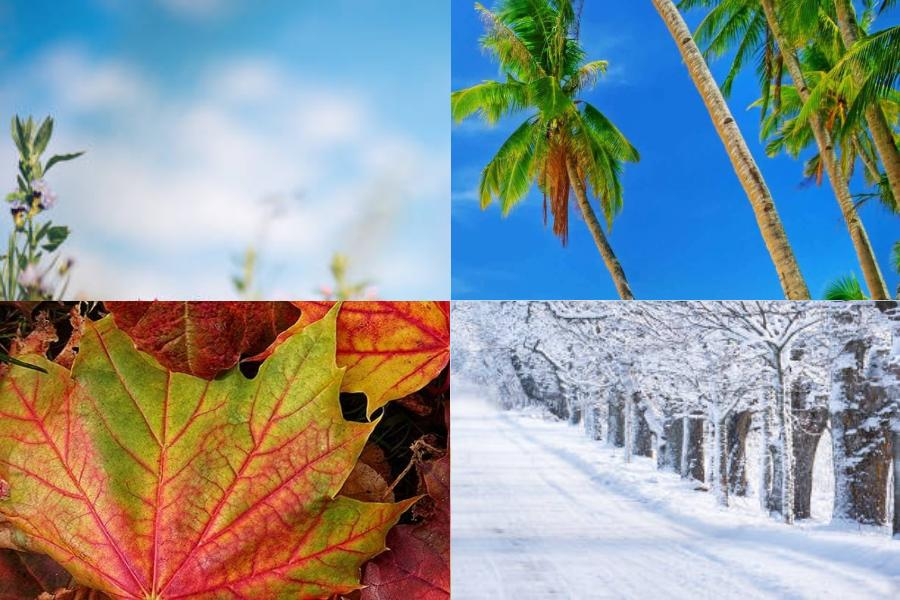
#> input picture jawaban/kuis1/gabungan_4_musim.jpg, 900 x 600 px
$ python jawaban_kuis1_no2.py
#> lines starting #> are read from the running program, lines starting #| are printed output that depends on the picture
from skimage.io import imread
import numpy as np
from scipy import ndimage
from matplotlib import pylab

image = imread('gabungan_4_musim.jpg')
#> image is the input picture: shape (600, 900, 3); mean R, G, B 140.7, 149.7, 152.2

kernel1 = np.array([[0, -1, 0, -1, 5, -1, 0, -1, 0]]).reshape((3, 3, 1))

kernel2 = np.array([[-1, -1, -1, -1, 8, -1, -1, -1, -1]]).reshape((3, 3, 1))

kernel3 = np.array([[-2, -1, 0, -1, 1, 1, 0, 1, 2]]).reshape((3, 3, 1))

convolved_image1 = ndimage.convolve(image.astype(np.float_), kernel1, mode='nearest')
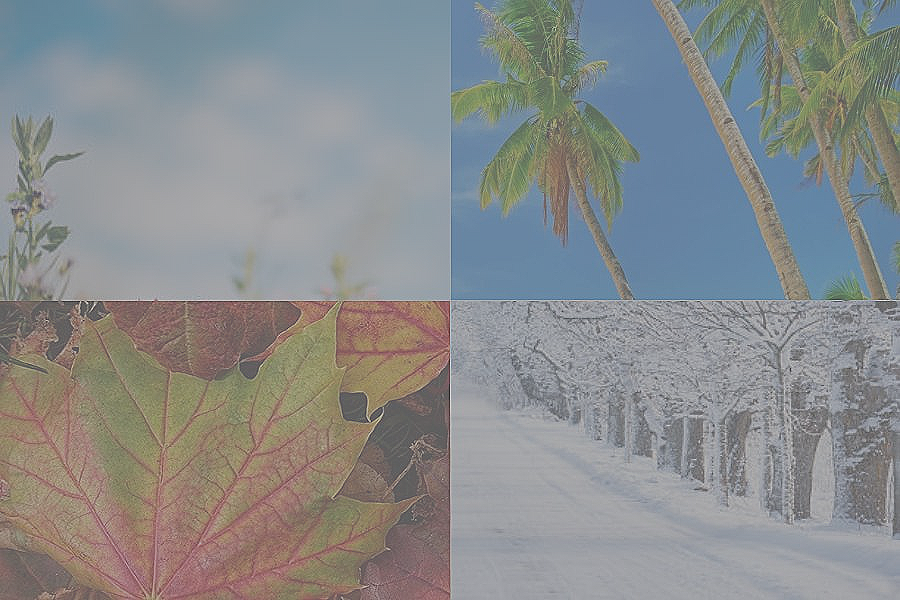
#> convolved_image1: shape (600, 900, 3) float64; mean R, G, B 140.7, 149.7, 152.2; drawn with min black and max white
convolved_image1 = np.clip(convolved_image1, 0, 255).astype(np.uint8)
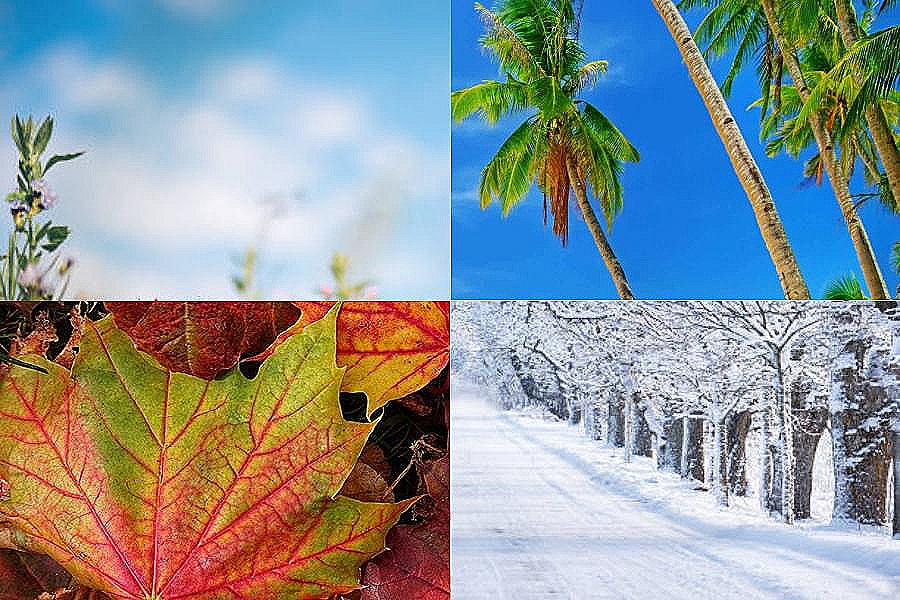
#> convolved_image1: shape (600, 900, 3); mean R, G, B 140.3, 149.8, 153.2

convolved_image2 = ndimage.convolve(image.astype(np.float_), kernel2, mode='nearest')
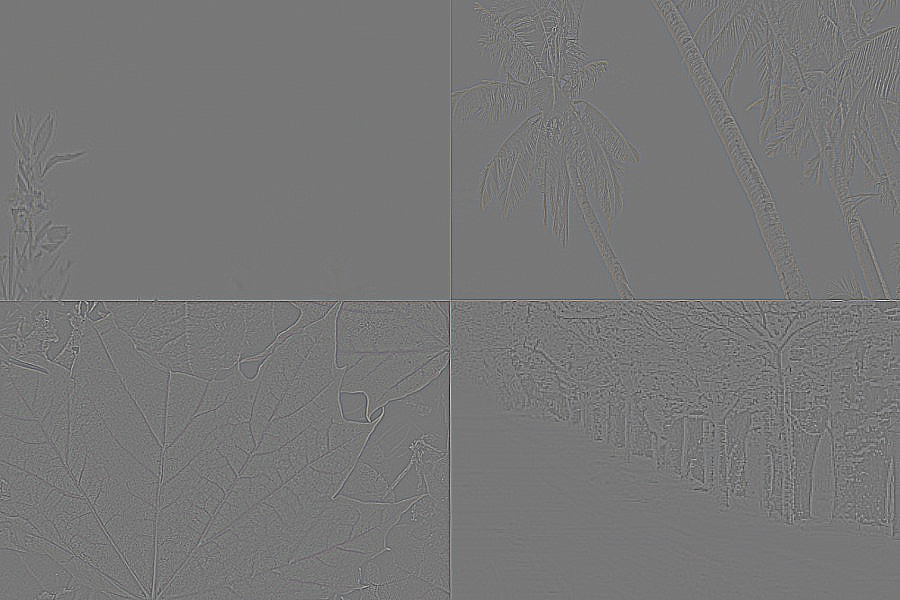
#> convolved_image2: shape (600, 900, 3) float64; mean R, G, B 0, 0, 0; drawn with min black and max white
convolved_image2 = np.clip(convolved_image2, 0, 255).astype(np.uint8)
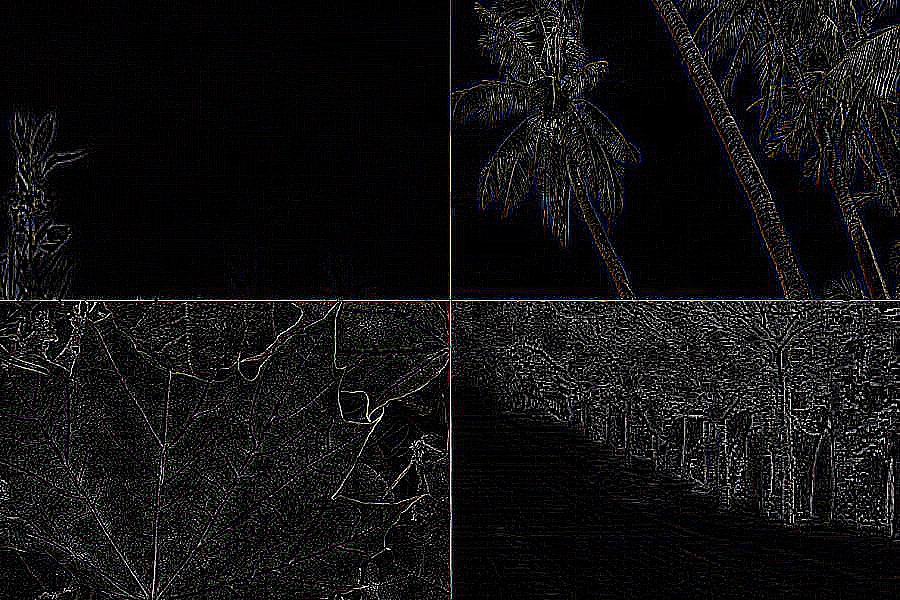
#> convolved_image2: shape (600, 900, 3); mean R, G, B 18.5, 18.2, 18.5

convolved_image3 = ndimage.convolve(image.astype(np.float_), kernel3, mode='nearest')
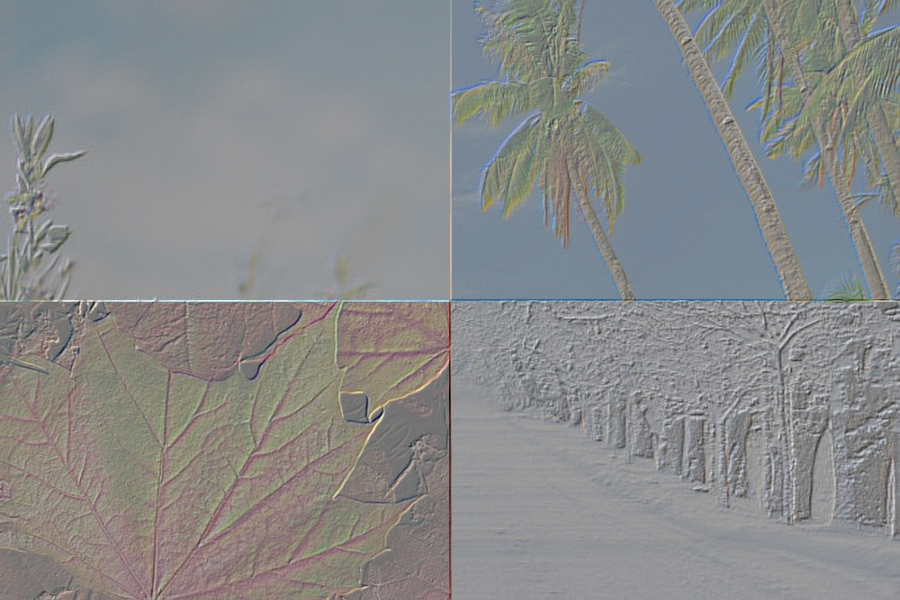
#> convolved_image3: shape (600, 900, 3) float64; mean R, G, B 139.7, 149.6, 152.4; drawn with min black and max white
convolved_image3 = np.clip(convolved_image3, 0, 255).astype(np.uint8)
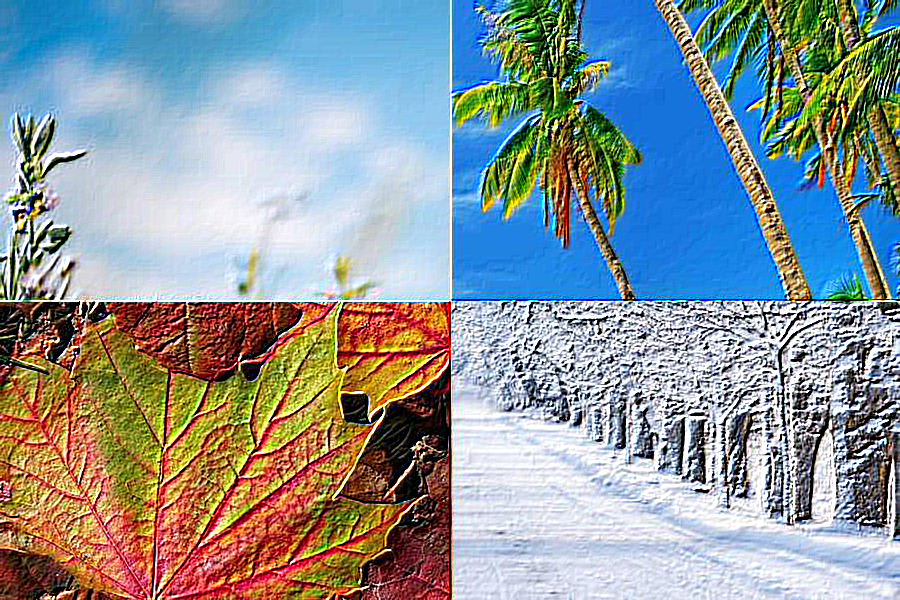
#> convolved_image3: shape (600, 900, 3); mean R, G, B 139.2, 150, 153.9

pylab.figure()
pylab.subplot(221)
pylab.title('Citra gabungan 4 musim')
pylab.imshow(image)
pylab.subplot(222)
pylab.title('Citra gabungan 4 musim hasil convolution terhadap kernel1')
pylab.imshow(convolved_image1)
pylab.subplot(223)
pylab.title('Citra gabungan 4 musim hasil convolution terhadap kernel2')
pylab.imshow(convolved_image2)
pylab.subplot(224)
pylab.title('Citra gabungan 4 musim hasil convolution terhadap kernel3')
pylab.imshow(convolved_image3)
pylab.show()

$ run again, with jawaban/kuis1/fall.jpg copied over jawaban/kuis1/gabungan_4_musim.jpg
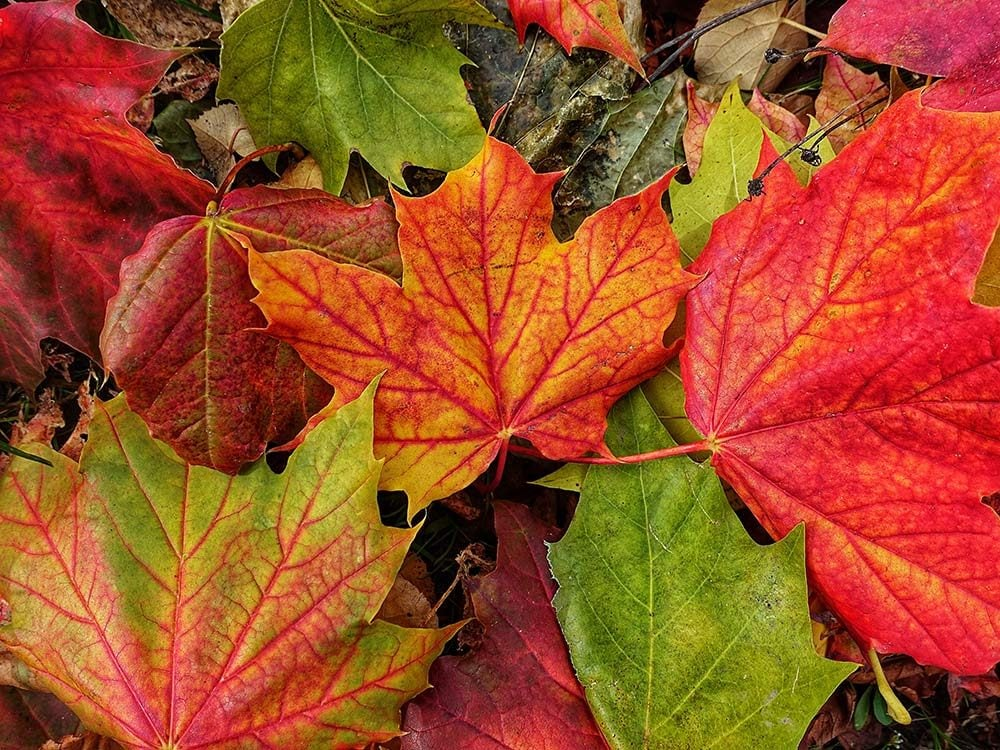
#> input picture jawaban/kuis1/fall.jpg, 1000 x 750 px
#> image is the input picture: shape (750, 1000, 3); mean R, G, B 159.6, 77.9, 38.8
#> `convolved_image2 = np.clip(convolved_image2, 0, 255).astype(np.uint8)`:
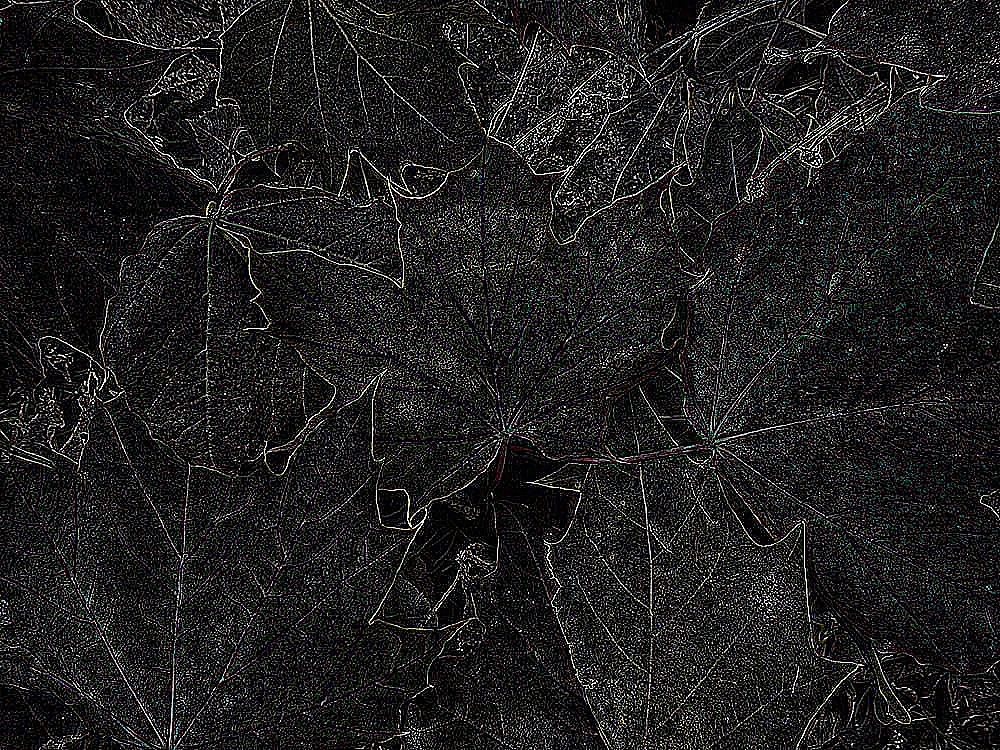
#> convolved_image2: shape (750, 1000, 3); mean R, G, B 32.1, 32.2, 31.2
#> `convolved_image3 = np.clip(convolved_image3, 0, 255).astype(np.uint8)`:
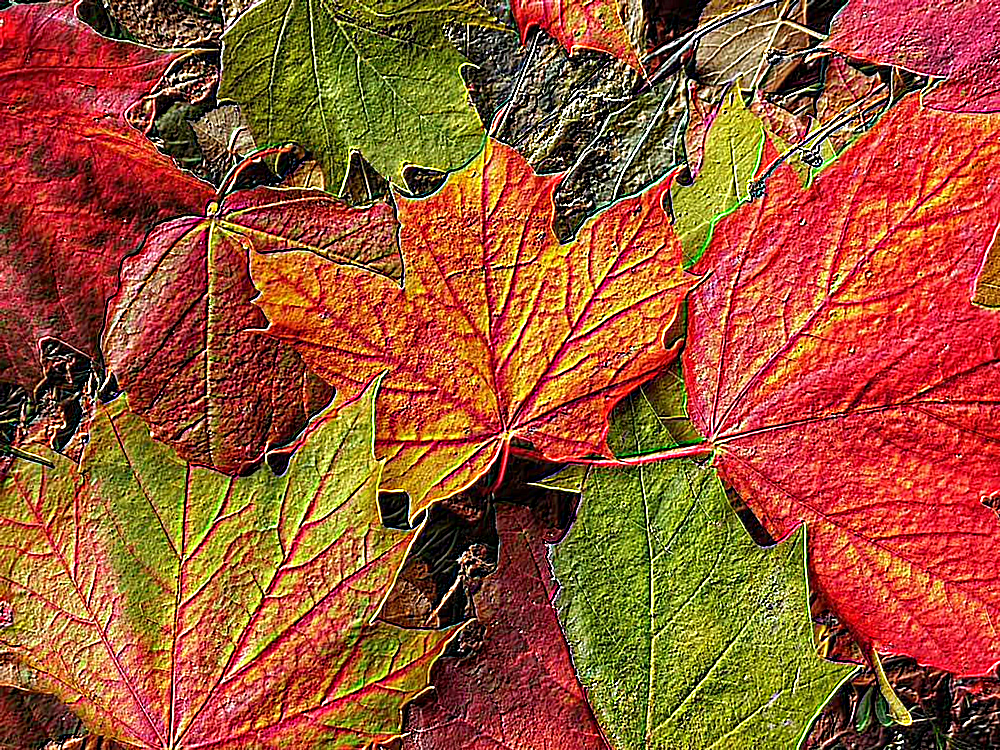
#> convolved_image3: shape (750, 1000, 3); mean R, G, B 155.3, 85.6, 51.6

$ run again, with jawaban/kuis1/summer.jpg copied over jawaban/kuis1/gabungan_4_musim.jpg
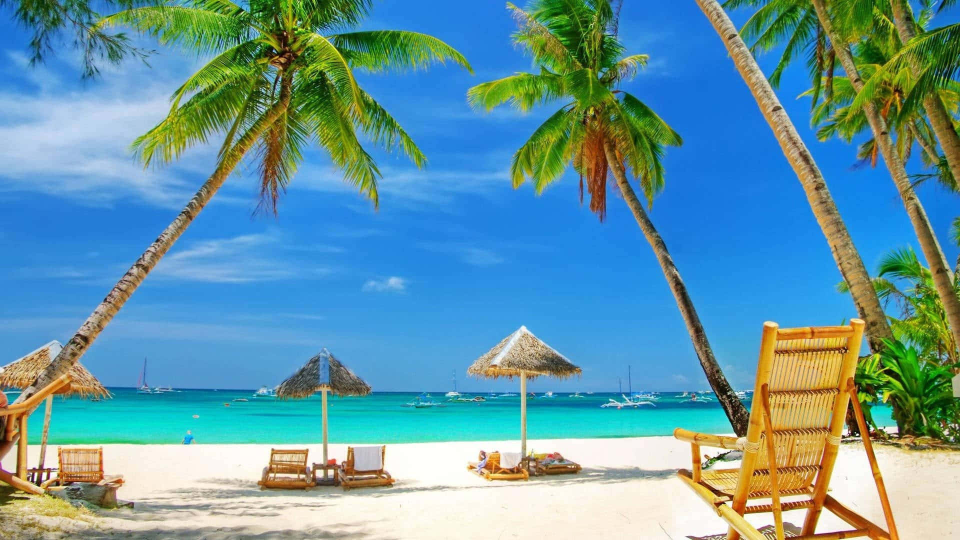
#> input picture jawaban/kuis1/summer.jpg, 1920 x 1080 px (shown at 1/2 size)
#> image is the input picture: shape (1080, 1920, 3); mean R, G, B 100.7, 152.4, 164.5
#> `convolved_image2 = np.clip(convolved_image2, 0, 255).astype(np.uint8)`:
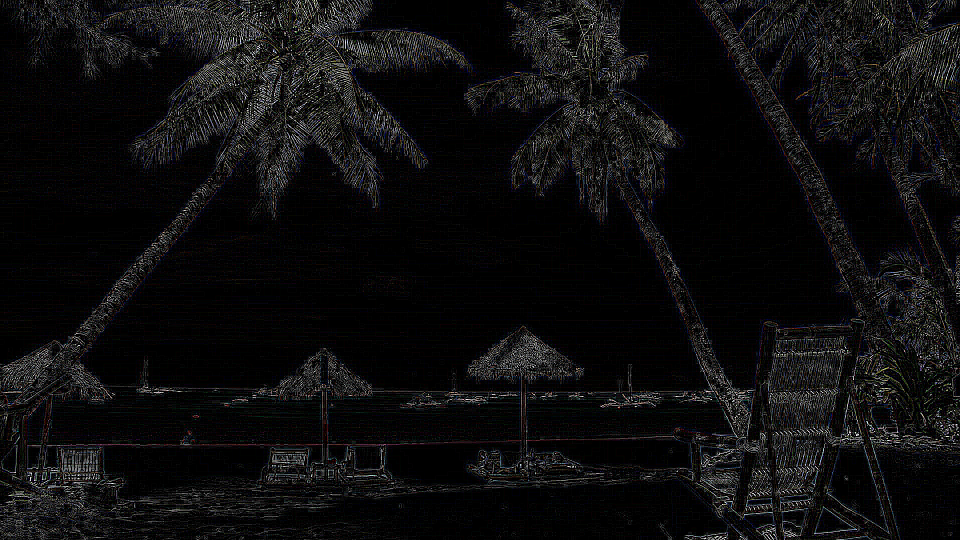
#> convolved_image2: shape (1080, 1920, 3) (shown at 1/2 size); mean R, G, B 14.1, 13.7, 14.3
#> `convolved_image3 = np.clip(convolved_image3, 0, 255).astype(np.uint8)`:
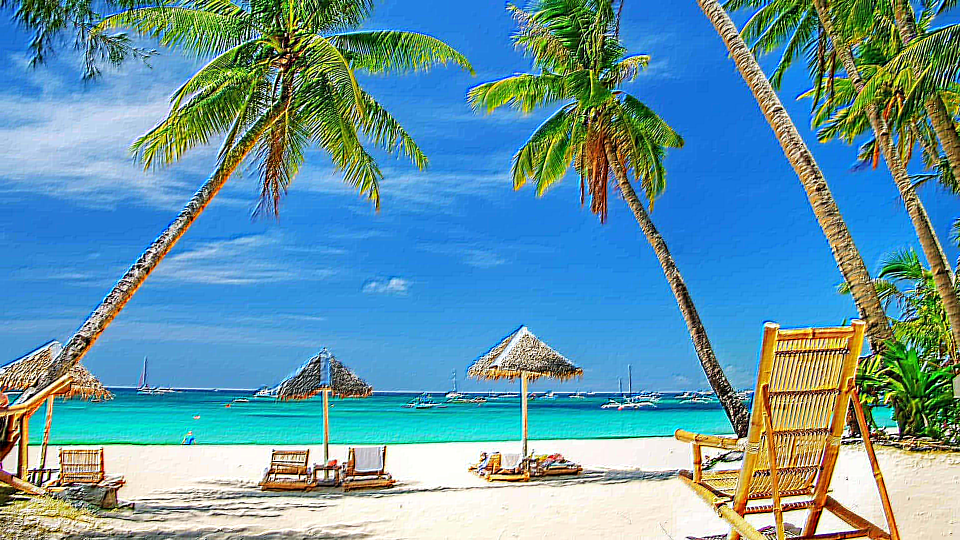
#> convolved_image3: shape (1080, 1920, 3) (shown at 1/2 size); mean R, G, B 100.5, 151.3, 167.5

$ run again, with jawaban/kuis1/winter.jpg copied over jawaban/kuis1/gabungan_4_musim.jpg
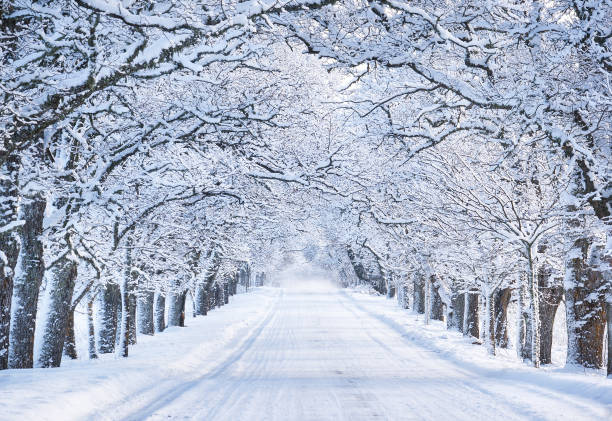
#> input picture jawaban/kuis1/winter.jpg, 612 x 421 px
#> image is the input picture: shape (421, 612, 3); mean R, G, B 170.9, 180.2, 198.8
#> `convolved_image2 = np.clip(convolved_image2, 0, 255).astype(np.uint8)`:
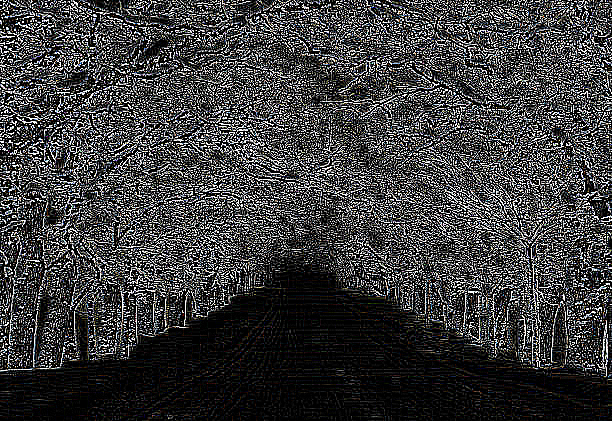
#> convolved_image2: shape (421, 612, 3); mean R, G, B 61.3, 61.3, 61.7
#> `convolved_image3 = np.clip(convolved_image3, 0, 255).astype(np.uint8)`:
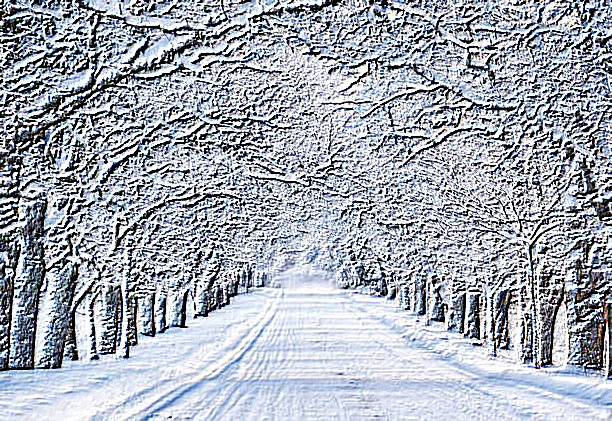
#> convolved_image3: shape (421, 612, 3); mean R, G, B 163.6, 169.9, 181.7
